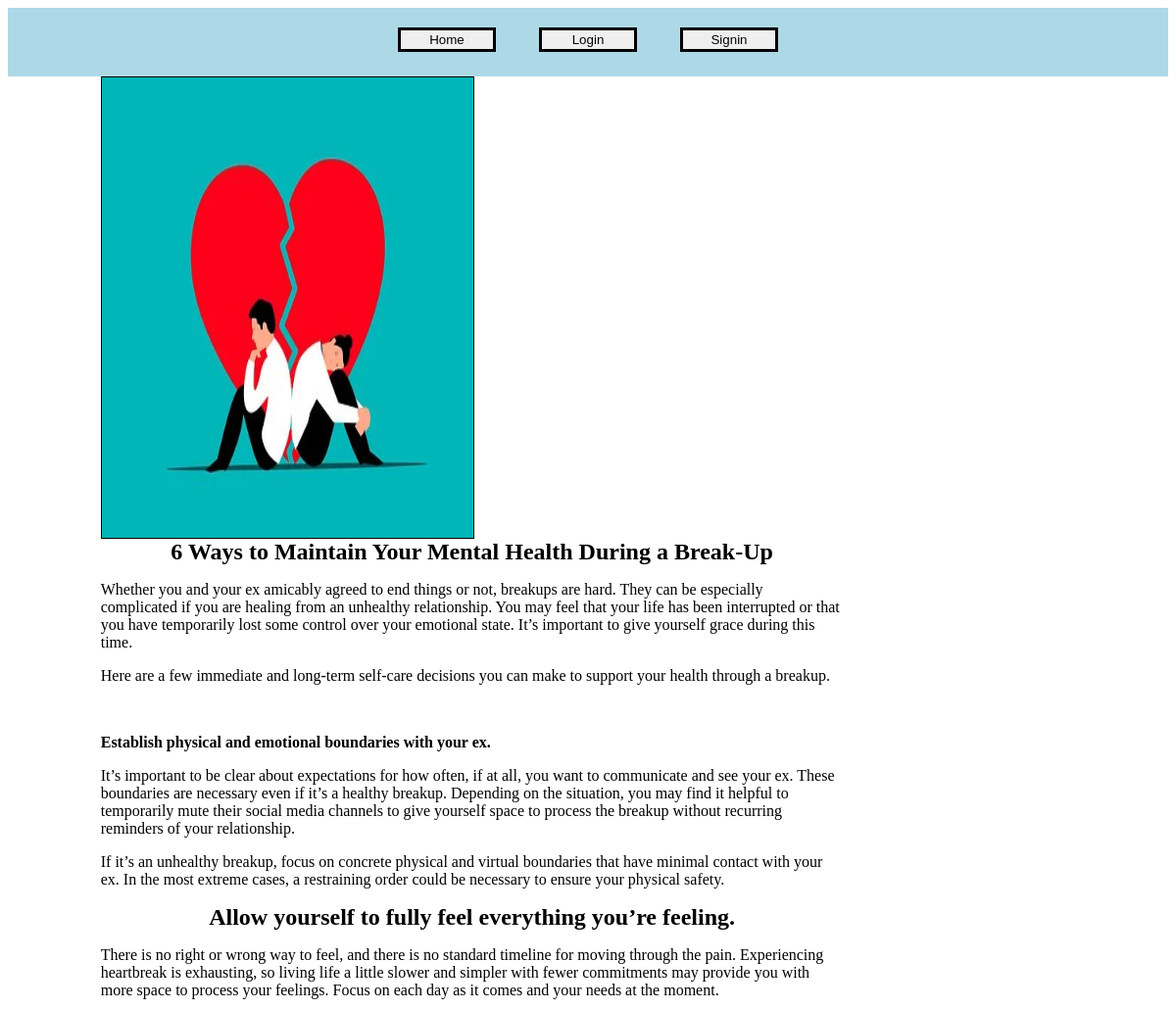
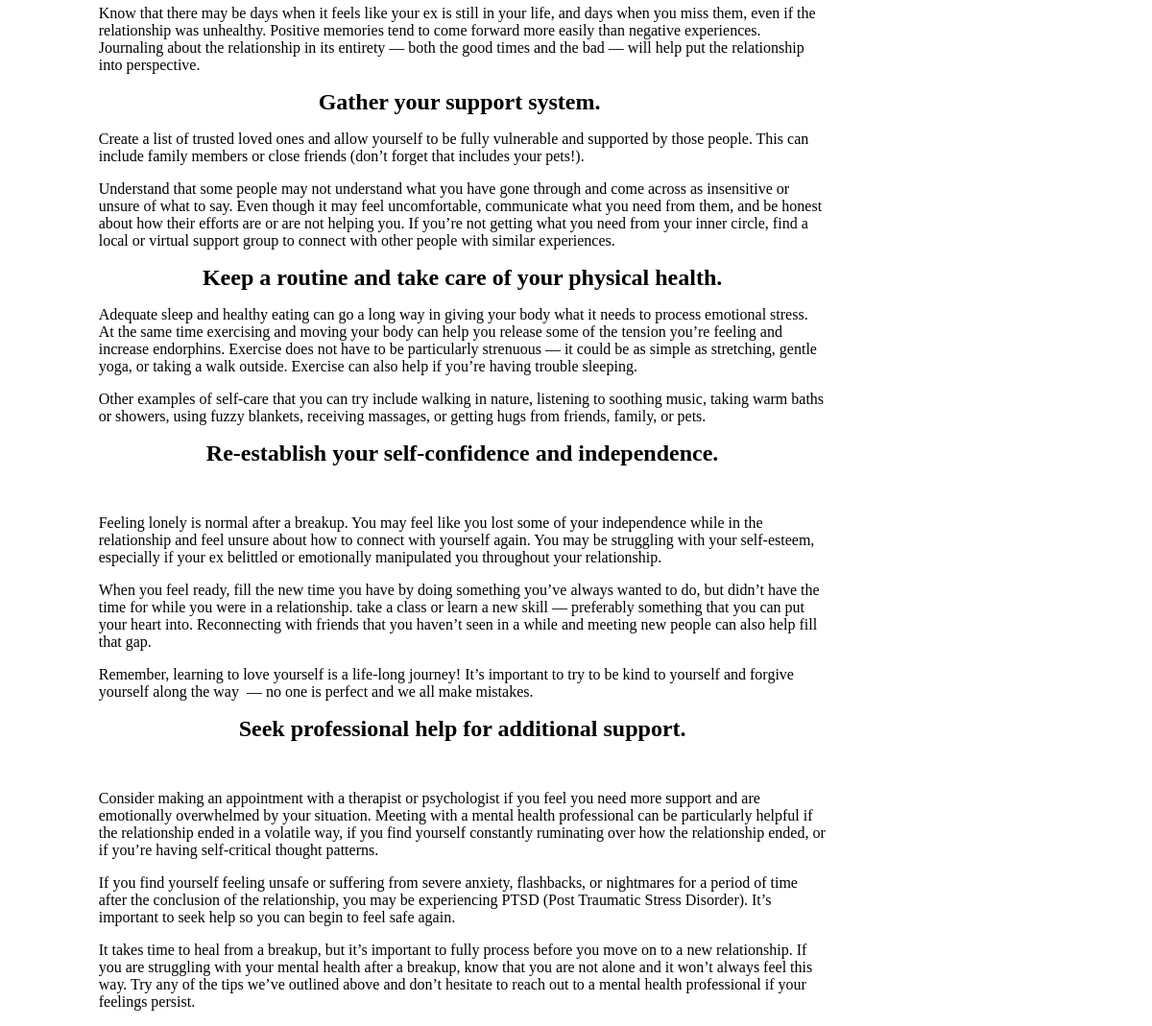
The page /readpost?id=1 on the database its author committed (2 pictures, top to bottom).
### accounts/models.py (models this page shows, shortened)
class blogs(models.Model):
    id=models.IntegerField(primary_key=True)
    title=models.CharField(verbose_name="Title", max_length=150)
    image=models.ImageField(upload_to="media/")
    content=RichTextField()
    create_at=models.DateTimeField(auto_now_add=True)
    updated_at=models.DateTimeField(auto_now=True)
    uploader=models.ForeignKey(CustomUser, on_delete=models.CASCADE)

### accounts/views.py (the view)
# urls.py: path("readpost", views.readpost, name="readPost"),
def readpost(request):
    Id=request.GET.get("id")
    obj=models.blogs.objects.filter(id=Id)
    if request.user.is_authenticated:
        user_login=True
    else:
        user_login=False
    return render(request, "readpost.html", {"data":obj, 'user_login': user_login})

### accounts/templates/readpost.html (shortened to what this page needs)
<html>
    <head>
    </head>
    <body>
        {% include 'nav.html' %}
        {%for i in data%}
        <div class="container">
            <div class="main_div">
                <img src="media/{{i.image}}">
                <h2>{{i.title}}</h2>
                <p>{{i.content| safe}}</p>
            </div>
        </div>
        {%endfor%}
    </body>
</html>

### accounts/templates/readpost.html (style rules this page uses)
.container { width: 80%; }
.main_div { width: 80%; height: auto; min-height: 200px; margin: auto; }
.main_div img { margin: auto; width: 50%; height: 60%; border: 1px solid black; }
.main_div h2 { margin: auto; text-align: center; }

### rows shown on the page
blogs: image (picture), title "6 Ways to Maintain Your Mental Health During a Break-Up", content "Whether you and your ex amicably agreed to end things or not, breakups are hard. They can be especially complicated if you are healing from an unhealthy relationship. You may feel that your life has been interrupted or that you have temporarily lost some control over your emotional state. It’s important to give yourself grace during this time. Here are a few immediate and long-term self-care decisions you can make to support your health through a breakup. Establish physical and emotional boundaries with your ex. It’s important to be clear about expectations for how often, if at all, you want to communicate and see your ex. These boundaries are necessary even if it’s a healthy breakup.…"
